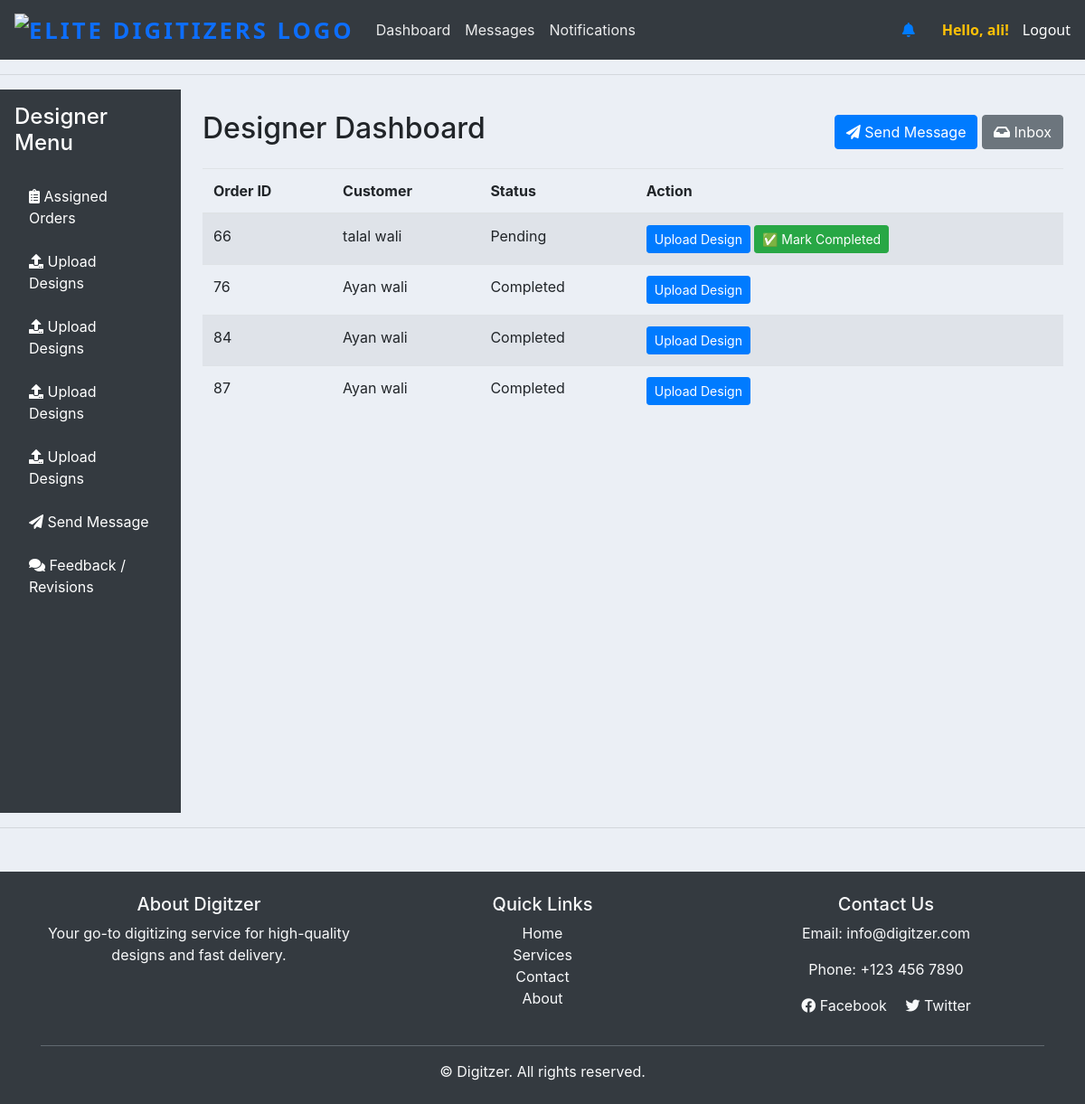
The app's page /designer/dashboard/ (signed in), older data.
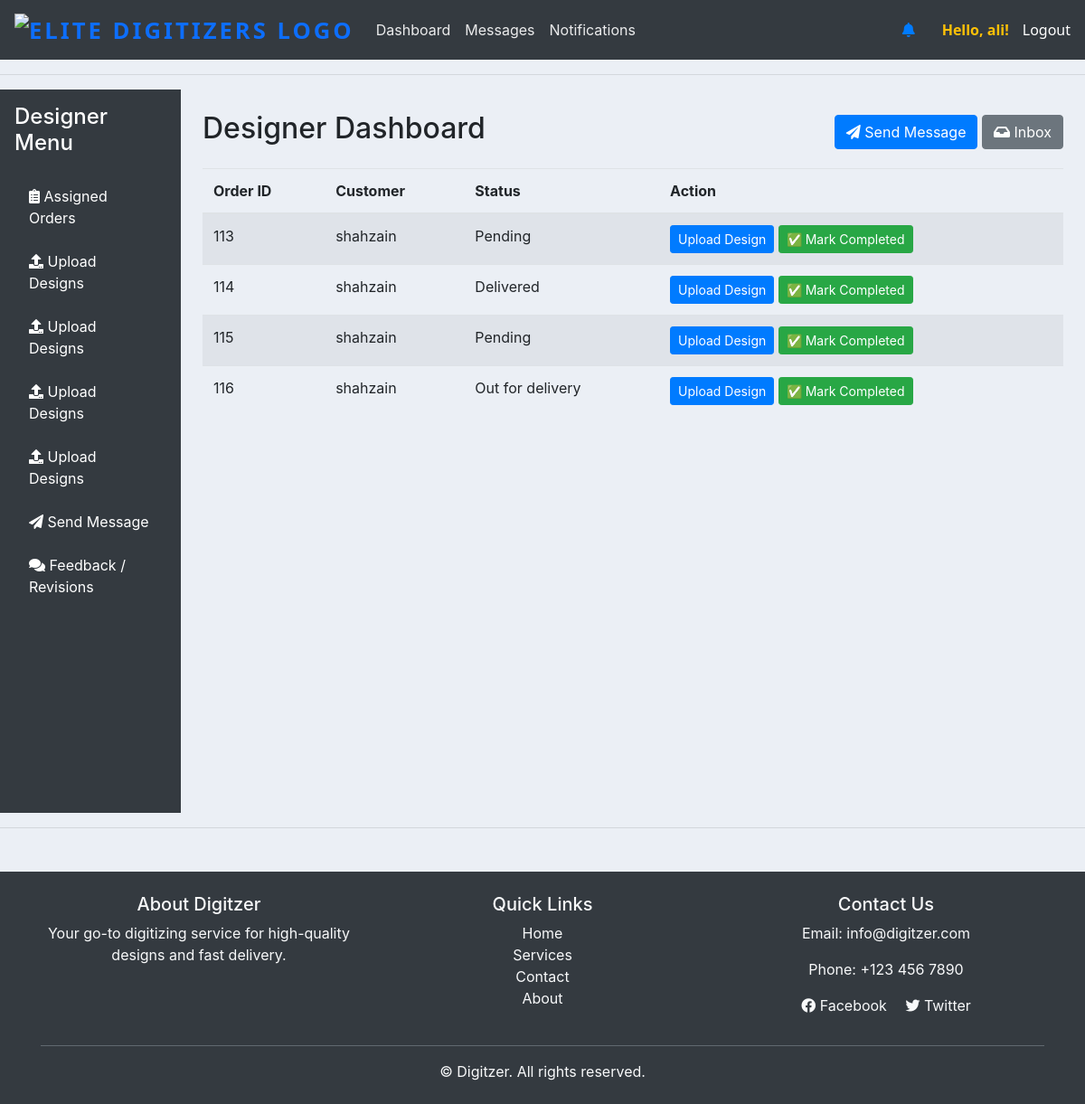
The same page, newer data.
### accounts/models.py (models this page shows, shortened)
class Order(models.Model):
    STATUS = (
        ('Pending', 'Pending'),
        ('Out for delivery', 'Out for delivery'),
        ('Delivered', 'Delivered'),
        ('Quote Requested', 'Quote Requested'),
        ('Active', 'Active'),
        ('Completed', 'Completed'),
        ('Released', 'Released'),
    )
    ORDER_TYPE = (
        ('Digitizing', 'Digitizing'),
        ('Vector', 'Vector'),
        ('Patch', 'Patch'),
        ('Quote', 'Quote'),
    )
    PAYMENT_STATUS = (
        ('Pending', 'Pending'),
        ('Paid', 'Paid'),
        ('Refunded', 'Refunded'),
    )
    REVIEW_STATUS = (
    ('Pending', 'Pending'),
    ('Approved', 'Approved'),
    ('Rejected', 'Rejected'),
    )
    PLACEMENT_CHOICES = [
        ('Apron', 'Apron'),
        ('Bags', 'Bags'),
        ('Cap', 'Cap'),
        ('Cap Side', 'Cap Side'),
        ('Cap Back', 'Cap Back'),
        ('Chest', 'Chest'),
        ('Gloves', 'Gloves'),
        ('Jacket Back', 'Jacket Back'),
        ('Patches', 'Patches'),
        ('Sleeve', 'Sleeve'),
        ('Towel', 'Towel'),
        ('Visor', 'Visor'),
        ('Other', 'Other'),
    ]
    FABRIC_CHOICES = [
        ('Blanket', 'Blanket'),
        ('Canvas', 'Canvas'),
        ('Canis', 'Canis'),
        ('Cotton Woven', 'Cotton Woven'),
        ('Denim', 'Denim'),
        ('Felt', 'Felt'),
        ('Flannel', 'Flannel'),
        ('Fleece', 'Fleece'),
        ('Leather', 'Leather'),
        ('Nylon', 'Nylon'),
        ('Pique', 'Pique'),
        ('Polyester', 'Polyester'),
        ('Silk', 'Silk'),
        ('Single Jersey', 'Single Jersey'),
        ('Towel', 'Towel'),
        ('Twill', 'Twill'),
        ('Other', 'Other'),
    ]
    FORMAT_CHOICES = [
        ('100', '100'),
        ('cdr', 'cdr'),
        ('cdn', 'cdn'),
        ('dsb', 'dsb'),
        ('dst', 'dst'),
        ('dsz', 'dsz'),
        ('emb', 'emb'),
        ('exp', 'exp'),
        ('jef', 'jef'),
        ('ksm', 'ksm'),
        ('ofm', 'ofm'),
        ('pes', 'pes'),
        ('pxf', 'pxf'),
        ('pof', 'pof'),
        ('tap', 'tap'),
        ('xxx', 'xxx'),
        ('other', 'Other'),
    ]
    customer = models.ForeignKey(Customer, on_delete=models.CASCADE)
    product = models.ForeignKey(Product, null=True, on_delete=models.SET_NULL)
    order_type = models.CharField(max_length=50, choices=ORDER_TYPE, null=True, blank=True)
    date_created = models.DateTimeField(auto_now_add=True, null=True)
    status = models.CharField(max_length=200, null=True, choices=STATUS)
    Additional_information = models.TextField(blank=True, null=True)
    design_file = models.FileField(upload_to='designs/', null=True, blank=True)
    invoice_file = models.FileField(upload_to='invoices/', null=True, blank=True)
    quantity = models.PositiveIntegerField(default=1)
    fabric_material = models.CharField(max_length=100, blank=True, null=True, choices=FABRIC_CHOICES)
    Required_Format = models.CharField(max_length=100, blank=True, null=True, default='DST', choices=FORMAT_CHOICES)
    urgent = models.BooleanField(default=False)
    price = models.DecimalField(max_digits=10, decimal_places=2, blank=True, null=True, default=0.00)
    Height = models.CharField(max_length=100, blank=True, null=True, default='standard')
    Width = models.CharField(max_length=100, blank=True, null=True, default='standard')
    total_colors = models.PositiveIntegerField(null=True ,blank=True)
    turnaround_time = models.CharField(max_length=100, blank=True, null=True)
    placement = models.CharField(max_length=100, blank=True, null=True, choices=PLACEMENT_CHOICES)
    assigned_to = models.ForeignKey('SalesRepresentative', on_delete=models.SET_NULL, null=True, blank=True)
    released = models.BooleanField(default=False)  # For release_projects
    payment_status = models.CharField(max_length=20, choices=PAYMENT_STATUS, default='Pending')  # For follow-up payments
    date_completed = models.DateTimeField(null=True, blank=True)  # Optional: track completion time
    review_status = models.CharField(max_length=20, choices=REVIEW_STATUS, default='Pending')
    review_comment = models.TextField(blank=True, null=True)
    design_file = models.FileField(upload_to='designs/', blank=True, null=True)
    assigned_designer = models.ForeignKey(User, on_delete=models.SET_NULL, null=True, blank=True, related_name='designer_orders')

class Customer(models.Model):
    user = models.OneToOneField(User, null=True, blank=True, on_delete=models.CASCADE)
    name = models.CharField(max_length=200 )
    sales_rep = models.ForeignKey('SalesRepresentative', null=True, blank=True, on_delete=models.SET_NULL, related_name='assigned_customers')
    profile_pic = models.ImageField(
        upload_to='profile_pics/',  # Images will be saved in MEDIA_ROOT/profile_pics/
        null=True,
        blank=True,
        default='profile_pics/default.png'  # Default image path
    )
    phone = models.CharField(max_length=200)
    email = models.CharField(max_length=200)
    date_created = models.DateTimeField(auto_now_add=True, null=True)

### accounts/decorators.py (the view)
        def wrapper_func(request, *args, **kwargs):
            group = None
            if request.user.groups.exists():
                group = request.user.groups.all()[0].name
            if group in allowed_roles:
                return view_func(request, *args, **kwargs)
            else:
                return HttpResponse("You are not authorized to view this page.")

### accounts/models.py (called while the page is built)
def get_unread_notifications_count(self):
    return self.notification_set.filter(is_read=False).count()

### accounts/views.py (called while the page is built)
@login_required(login_url='login')
@allowed_users(allowed_roles=['designer'])
def designer_dashboard(request):
    status = request.GET.get('status', None)
    orders = Order.objects.filter(assigned_designer=request.user)
    if status:
        orders = orders.filter(status=status)
    counts = {
        'total': orders.count(),
        'pending': orders.filter(status='Pending').count(),
        'completed': orders.filter(status='Completed').count()
    }
    return render(request, 'accounts/designer_dashboard.html', {
        'orders': orders,
        'counts': counts,
        'status_filter': status
    })

### templates/accounts/designer_dashboard.html
{% extends 'accounts/main.html' %}
{% block content %}
<div class="container-fluid">
    <div class="row">
        <div class="col-md-3 col-lg-2 bg-dark text-white vh-100 p-3">
            <h4 class="mb-4">Designer Menu</h4>
            <ul class="nav flex-column">
                <li class="nav-item mb-2">
                    <a href="{% url 'designer-dashboard' %}" class="nav-link text-white">
                        <i class="fas fa-clipboard-list"></i> Assigned Orders
                    </a>
                </li>
                {% for order in orders %}
                <li class="nav-item mb-2">
                    <a href="{% url 'upload_design' order.id %}" class="nav-link text-white">
                        <i class="fas fa-upload"></i> Upload Designs
                    </a>
                </li>
                {% endfor %}
                <li class="nav-item mb-2">
                    <a href="{% url 'communicate_with_sales_admin' %}" class="nav-link text-white">
                        <i class="fas fa-paper-plane"></i> Send Message
                    </a>
                </li>
                <li class="nav-item mb-2">
                    <a href="" class="nav-link text-white">
                        <i class="fas fa-comments"></i> Feedback / Revisions
                    </a>
                </li>
            </ul>
        </div>
        <div class="col-md-9 col-lg-10 p-4">
            <div class="d-flex justify-content-between align-items-center mb-3">
                <h2>Designer Dashboard</h2>
                <div>
                    <a href="{% url 'communicate_with_sales_admin' %}" class="btn btn-primary me-2">
                        <i class="fas fa-paper-plane"></i> Send Message
                    </a>
                    <a href="{% url 'designer_inbox' %}" class="btn btn-secondary">
                        <i class="fas fa-inbox"></i> Inbox
                    </a>
                </div>
            </div>
            <table class="table table-striped mt-3">
                <thead>
                    <tr>
                        <th>Order ID</th>
                        <th>Customer</th>
                        <th>Status</th>
                        <th>Action</th>
                    </tr>
                </thead>
                <tbody>
                    {% for order in orders %}
                    <tr>
                        <td>{{ order.id }}</td>
                        <td>{{ order.customer.name }}</td>
                        <td>{{ order.status }}</td>
                        <td>
                            <a href="{% url 'upload_design' order.id %}" class="btn btn-primary btn-sm">Upload Design</a>
                            {% if order.status != "Completed" %}
                                <a href="{% url 'mark-design-completed' order.id %}" class="btn btn-success btn-sm ms-1">
                                    ✅ Mark Completed
                                </a>
                            {% endif %}
                        </td>
                    </tr>
                    {% empty %}
                    <tr>
                        <td colspan="4" class="text-center">No assigned orders found.</td>
                    </tr>
                    {% endfor %}
                </tbody>
            </table>
        </div>
    </div>
</div>
{% endblock %}

Row changes from the older to the newer data that the page shows:
removed Order: id "66", customer.name "talal wali", status "Pending", shows "✅ Mark Completed"
removed Order: id "76", customer.name "Ayan wali", status "Completed"
removed Order: id "84", customer.name "Ayan wali", status "Completed"
removed Order: id "87", customer.name "Ayan wali", status "Completed"
added Order: id "113", customer.name "shahzain", status "Pending", shows "✅ Mark Completed"
added Order: id "114", customer.name "shahzain", status "Delivered", shows "✅ Mark Completed"
added Order: id "115", customer.name "shahzain", status "Pending", shows "✅ Mark Completed"
added Order: id "116", customer.name "shahzain", status "Out for delivery", shows "✅ Mark Completed"
